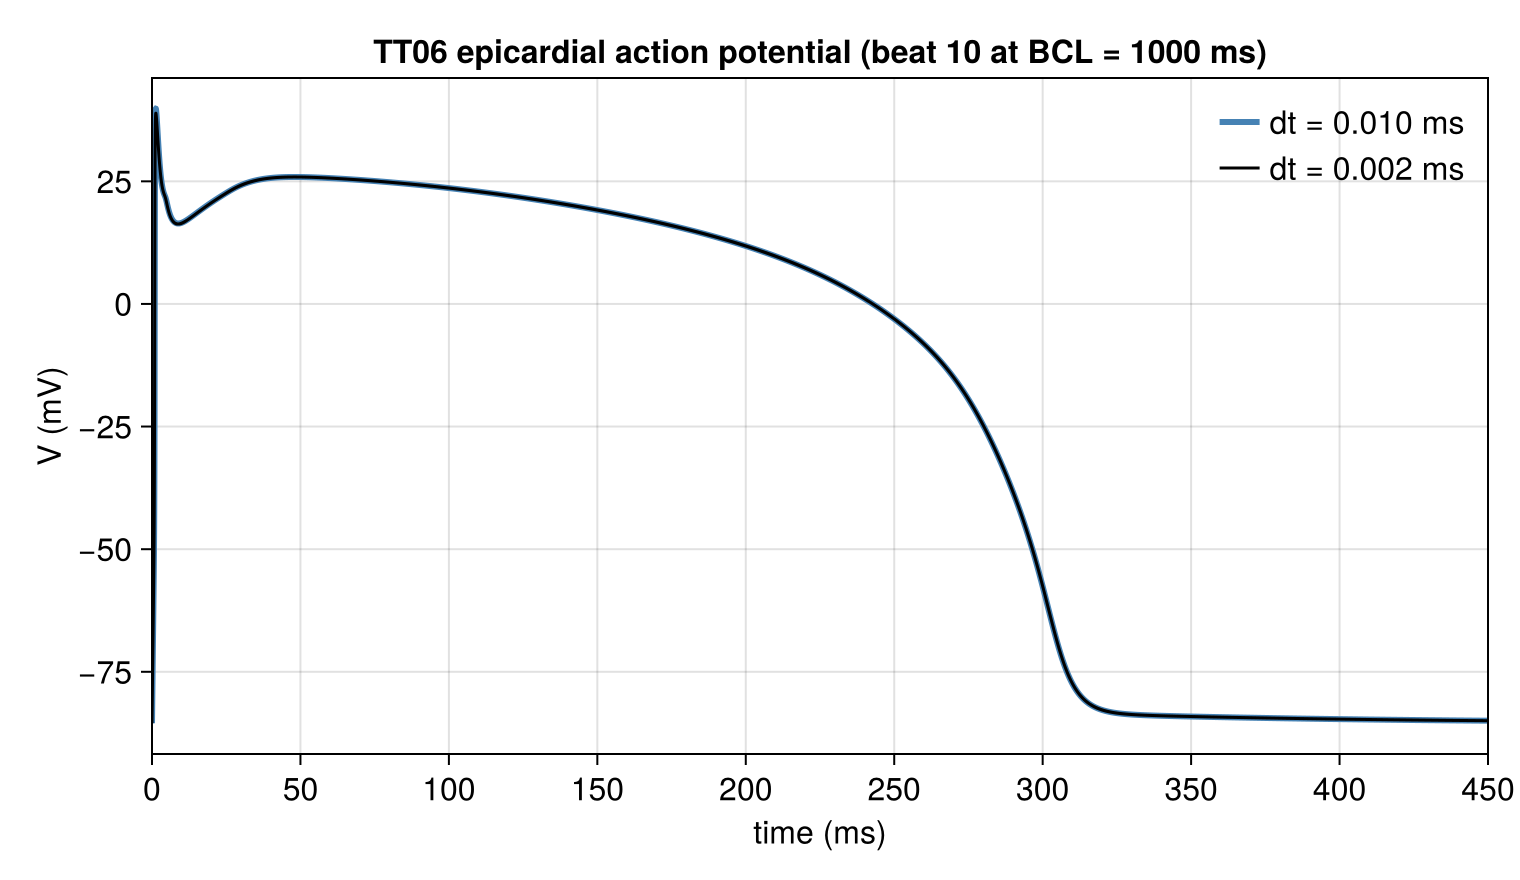

The script that saved this image:
# ten Tusscher & Panfilov (2006) epicardial human ventricular cell model.
# "Alternans and spiral breakup in a human ventricular tissue model",
# Am J Physiol Heart Circ Physiol 291:H1088-H1100.
#
# The ionic model for the Niederer 2011 benchmark (see niederer_benchmark.jl).
# Nothing here touches MatrixFreeOperators — it is a pointwise ODE kernel, and the
# package deliberately owns no cell models.
#
# The 18 gating and concentration states live in one `SVector` so a cell's whole
# state is a single stack-allocated value: the reaction step is then a pure
# function with no heap traffic, and the tissue solver carries the states through
# `regrid!` as one field instead of eighteen.
#
# Run standalone to verify the port against single-cell targets:
#   julia --project=examples examples/ten_tusscher_2006.jl

using Pkg; Pkg.activate(@__DIR__)
using CairoMakie, Printf, StaticArrays

module TenTusscher2006

using StaticArrays

export NSTATES, initial_voltage, initial_state, rhs, step_cell

#--------------------------------------------------------------------------------# State layout

"""
Number of gating and concentration states per cell. Transmembrane potential `V` is
*not* one of them — the tissue solver keeps it in its own field because that is the
one state the diffusion operator acts on.

Order: `Xr1 Xr2 Xs m h j d f f2 fCass s r Ca_i Ca_SR Ca_ss R′ Na_i K_i`.
"""
const NSTATES = 18

const IXR1, IXR2, IXS, IM, IH, IJ, ID, IF, IF2, IFCASS = 1, 2, 3, 4, 5, 6, 7, 8, 9, 10
const IS, IR, ICAI, ICASR, ICASS, IRPRIME, INAI, IKI = 11, 12, 13, 14, 15, 16, 17, 18

#--------------------------------------------------------------------------------# Parameters

# Physical constants
const R_GAS = 8314.472        # mJ/(mol·K)
const TEMP = 310.0            # K
const FARADAY = 96485.3415    # C/mol
const RTOF = R_GAS * TEMP / FARADAY
const FORT = 1.0 / RTOF

# Cell geometry
const CM_CELL = 0.185         # µF/cm² — appears only in the concentration conversions
const V_C = 16404.0           # µm³
const V_SR = 1094.0           # µm³
const V_SS = 54.68            # µm³

# External concentrations (mM)
const K_O = 5.4
const NA_O = 140.0
const CA_O = 2.0

# Maximum conductances — epicardial variant (G_to and G_Ks are what make it epicardial)
const G_NA = 14.838
const G_BNA = 0.00029
const G_CAL = 3.98e-5
const G_BCA = 0.000592
const G_TO = 0.294
const G_KS = 0.392
const G_KR = 0.153
const G_K1 = 5.405
const G_PCA = 0.1238
const G_PK = 0.0146
const P_KNA = 0.03

# Pump and exchanger
const P_NAK = 2.724
const K_MK = 1.0
const K_MNA = 40.0
const K_NACA = 1000.0
const K_SAT = 0.1
const ALPHA_NACA = 2.5
const GAMMA_NACA = 0.35
const KM_CA = 1.38
const KM_NAI = 87.5
const K_PCA = 0.0005

# Calcium dynamics
const K1_PRIME = 0.15
const K2_PRIME = 0.045
const K3 = 0.06
const K4 = 0.005
const EC = 1.5
const MAX_SR = 2.5
const MIN_SR = 1.0
const V_REL = 0.102
const V_XFER = 0.0038
const K_UP = 0.00025
const V_LEAK = 0.00036
const VMAX_UP = 0.006375

# Buffering
const BUF_C = 0.2
const K_BUF_C = 0.001
const BUF_SR = 10.0
const K_BUF_SR = 0.3
const BUF_SS = 0.4
const K_BUF_SS = 0.00025

#--------------------------------------------------------------------------------# Initial conditions

"Resting transmembrane potential (mV), Niederer 2011 Table 2."
initial_voltage() = -85.23

"""
    initial_state() -> SVector{18,Float64}

Resting gating and concentration states, Niederer 2011 Table 2.
"""
function initial_state()
    return SVector{NSTATES,Float64}(
        0.00621,    # Xr1
        0.4712,     # Xr2
        0.0095,     # Xs
        0.00172,    # m
        0.7444,     # h
        0.7045,     # j
        3.373e-5,   # d
        0.7888,     # f
        0.9755,     # f2
        0.9953,     # fCass
        0.999998,   # s
        2.42e-8,    # r
        0.000126,   # Ca_i  (mM)
        3.64,       # Ca_SR (mM)
        0.00036,    # Ca_ss (mM)
        0.9073,     # R′
        8.604,      # Na_i  (mM)
        136.89,     # K_i   (mM)
    )
end

#--------------------------------------------------------------------------------# Reaction kernel

"""
    rhs(V, s::SVector{18}, stim) -> (dV, ds)

Time derivatives of the transmembrane potential and the 18 cell states. `stim` is
the stimulus contribution to `dV/dt` in mV/ms (zero outside the stimulated region
or window) — currents are in pA/pF ≡ mV/ms, so `dV/dt = -I_ion + stim` with no
capacitance division. `CM_CELL` enters only where currents drive concentrations.

Gates are clamped to `[0,1]` and concentrations to `≥ 1e-10` on read. This is not
defensive tidying: forward Euler on the fast gates undershoots by O(1e-10) per
step and the downstream `log` then throws, and under AMR a cell created by
refinement can inherit a marginally out-of-range gate from the one-sided
`(5/4, -1/4)` prolongation weights at a parent-block edge.
"""
@inline function rhs(V, s::SVector{NSTATES}, stim)
    Xr1 = clamp(s[IXR1], 0.0, 1.0)
    Xr2 = clamp(s[IXR2], 0.0, 1.0)
    Xs = clamp(s[IXS], 0.0, 1.0)
    m = clamp(s[IM], 0.0, 1.0)
    h = clamp(s[IH], 0.0, 1.0)
    j = clamp(s[IJ], 0.0, 1.0)
    d = clamp(s[ID], 0.0, 1.0)
    f = clamp(s[IF], 0.0, 1.0)
    f2 = clamp(s[IF2], 0.0, 1.0)
    fCass = clamp(s[IFCASS], 0.0, 1.0)
    sg = clamp(s[IS], 0.0, 1.0)
    r = clamp(s[IR], 0.0, 1.0)
    Ca_i = max(s[ICAI], 1.0e-10)
    Ca_SR = max(s[ICASR], 1.0e-10)
    Ca_ss = max(s[ICASS], 1.0e-10)
    Rp = clamp(s[IRPRIME], 0.0, 1.0)
    Na_i = max(s[INAI], 1.0e-10)
    K_i = max(s[IKI], 1.0e-10)

    # Reversal potentials
    E_Na = RTOF * log(NA_O / Na_i)
    E_K = RTOF * log(K_O / K_i)
    E_Ks = RTOF * log((K_O + P_KNA * NA_O) / (K_i + P_KNA * Na_i))
    E_Ca = 0.5 * RTOF * log(CA_O / Ca_i)

    # Fast and background sodium
    I_Na = G_NA * m^3 * h * j * (V - E_Na)
    I_bNa = G_BNA * (V - E_Na)

    # L-type calcium, Goldman-Hodgkin-Katz. The driving term is singular at
    # V = 15 mV; take the L'Hôpital limit Veff/(exp(2·Veff·FORT) - 1) → 1/(2·FORT).
    Veff = V - 15.0
    I_CaL = if abs(Veff) < 1.0e-6
        G_CAL * d * f * f2 * fCass * 2.0 * FARADAY *
        (0.25 * Ca_ss * exp(2.0 * Veff * FORT) - CA_O)
    else
        e2v = exp(2.0 * Veff * FORT)
        G_CAL * d * f * f2 * fCass * 4.0 * Veff * FARADAY^2 / (R_GAS * TEMP) *
        (0.25 * Ca_ss * e2v - CA_O) / (e2v - 1.0)
    end

    I_bCa = G_BCA * (V - E_Ca)
    I_to = G_TO * r * sg * (V - E_K)
    I_Ks = G_KS * Xs^2 * (V - E_Ks)
    I_Kr = G_KR * sqrt(K_O / 5.4) * Xr1 * Xr2 * (V - E_K)

    # Inward rectifier
    a_K1 = 0.1 / (1.0 + exp(0.06 * (V - E_K - 200.0)))
    b_K1 = (3.0 * exp(0.0002 * (V - E_K + 100.0)) + exp(0.1 * (V - E_K - 10.0))) /
           (1.0 + exp(-0.5 * (V - E_K)))
    I_K1 = G_K1 * (a_K1 / (a_K1 + b_K1)) * (V - E_K)

    # Sodium-potassium pump
    Vfrt = V * FORT
    I_NaK = P_NAK * K_O / (K_O + K_MK) * Na_i / (Na_i + K_MNA) /
            (1.0 + 0.1245 * exp(-0.1 * Vfrt) + 0.0353 * exp(-Vfrt))

    # Sodium-calcium exchanger
    eg = exp(GAMMA_NACA * Vfrt)
    egm1 = exp((GAMMA_NACA - 1.0) * Vfrt)
    I_NaCa = K_NACA * (eg * Na_i^3 * CA_O - egm1 * NA_O^3 * Ca_i * ALPHA_NACA) /
             ((KM_NAI^3 + NA_O^3) * (KM_CA + CA_O) * (1.0 + K_SAT * egm1))

    I_pCa = G_PCA * Ca_i / (K_PCA + Ca_i)
    I_pK = G_PK * (V - E_K) / (1.0 + exp((25.0 - V) / 5.98))

    I_ion = I_Na + I_bNa + I_CaL + I_bCa + I_to + I_Ks + I_Kr + I_K1 +
            I_NaK + I_NaCa + I_pCa + I_pK

    # Gating kinetics, all in dx/dt = (x_inf - x)/tau_x form
    xr1_inf = 1.0 / (1.0 + exp((-26.0 - V) / 7.0))
    tau_xr1 = (450.0 / (1.0 + exp((-45.0 - V) / 10.0))) *
              (6.0 / (1.0 + exp((V + 30.0) / 11.5)))
    dXr1 = (xr1_inf - Xr1) / tau_xr1

    xr2_inf = 1.0 / (1.0 + exp((V + 88.0) / 24.0))
    tau_xr2 = (3.0 / (1.0 + exp((-60.0 - V) / 20.0))) *
              (1.12 / (1.0 + exp((V - 60.0) / 20.0)))
    dXr2 = (xr2_inf - Xr2) / tau_xr2

    xs_inf = 1.0 / (1.0 + exp((-5.0 - V) / 14.0))
    tau_xs = (1400.0 / sqrt(1.0 + exp((5.0 - V) / 6.0))) *
             (1.0 / (1.0 + exp((V - 35.0) / 15.0))) + 80.0
    dXs = (xs_inf - Xs) / tau_xs

    m_inf = (1.0 / (1.0 + exp((-56.86 - V) / 9.03)))^2
    tau_m = (1.0 / (1.0 + exp((-60.0 - V) / 5.0))) *
            (0.1 / (1.0 + exp((V + 35.0) / 5.0)) + 0.1 / (1.0 + exp((V - 50.0) / 200.0)))
    dm = (m_inf - m) / tau_m

    h_inf = (1.0 / (1.0 + exp((V + 71.55) / 7.43)))^2
    a_h, b_h = if V >= -40.0
        (0.0, 0.77 / (0.13 * (1.0 + exp(-(V + 10.66) / 11.1))))
    else
        (0.057 * exp(-(V + 80.0) / 6.8), 2.7 * exp(0.079 * V) + 3.1e5 * exp(0.3485 * V))
    end
    dh = (h_inf - h) * (a_h + b_h)

    a_j, b_j = if V >= -40.0
        (0.0, 0.6 * exp(0.057 * V) / (1.0 + exp(-0.1 * (V + 32.0))))
    else
        ((-2.5428e4 * exp(0.2444 * V) - 6.948e-6 * exp(-0.04391 * V)) *
         (V + 37.78) / (1.0 + exp(0.311 * (V + 79.23))),
         0.02424 * exp(-0.01052 * V) / (1.0 + exp(-0.1378 * (V + 40.14))))
    end
    dj = (h_inf - j) * (a_j + b_j)      # j_inf == h_inf

    d_inf = 1.0 / (1.0 + exp((-8.0 - V) / 7.5))
    tau_d = (1.4 / (1.0 + exp((-35.0 - V) / 13.0)) + 0.25) *
            (1.4 / (1.0 + exp((V + 5.0) / 5.0))) + 1.0 / (1.0 + exp((50.0 - V) / 20.0))
    dd = (d_inf - d) / tau_d

    f_inf = 1.0 / (1.0 + exp((V + 20.0) / 7.0))
    tau_f = 1102.5 * exp(-(V + 27.0)^2 / 225.0) + 200.0 / (1.0 + exp((13.0 - V) / 10.0)) +
            180.0 / (1.0 + exp((V + 30.0) / 10.0)) + 20.0
    df = (f_inf - f) / tau_f

    f2_inf = 0.67 / (1.0 + exp((V + 35.0) / 7.0)) + 0.33
    tau_f2 = 562.0 * exp(-(V + 27.0)^2 / 240.0) + 31.0 / (1.0 + exp((25.0 - V) / 10.0)) +
             80.0 / (1.0 + exp((V + 30.0) / 10.0))
    df2 = (f2_inf - f2) / tau_f2

    ca_ratio = (Ca_ss / 0.05)^2
    fCass_inf = 0.6 / (1.0 + ca_ratio) + 0.4
    tau_fCass = 80.0 / (1.0 + ca_ratio) + 2.0
    dfCass = (fCass_inf - fCass) / tau_fCass

    s_inf = 1.0 / (1.0 + exp((V + 20.0) / 5.0))                    # epicardial
    tau_s = 85.0 * exp(-(V + 45.0)^2 / 320.0) + 5.0 / (1.0 + exp((V - 20.0) / 5.0)) + 3.0
    ds = (s_inf - sg) / tau_s

    r_inf = 1.0 / (1.0 + exp((20.0 - V) / 6.0))
    tau_r = 9.5 * exp(-(V + 40.0)^2 / 1800.0) + 0.8
    dr = (r_inf - r) / tau_r

    # Ryanodine receptor and SR fluxes
    kcasr = MAX_SR - (MAX_SR - MIN_SR) / (1.0 + (EC / Ca_SR)^2)
    k1 = K1_PRIME / kcasr
    k2 = K2_PRIME * kcasr
    k1cass2 = k1 * Ca_ss^2
    O = k1cass2 * Rp / (K3 + k1cass2)
    dRp = -k2 * Ca_ss * Rp + K4 * (1.0 - Rp)

    I_rel = V_REL * O * (Ca_SR - Ca_ss)
    I_up = VMAX_UP / (1.0 + K_UP^2 / Ca_i^2)
    I_leak = V_LEAK * (Ca_SR - Ca_i)
    I_xfer = V_XFER * (Ca_ss - Ca_i)

    # Buffering
    bufc = 1.0 / (1.0 + BUF_C * K_BUF_C / (Ca_i + K_BUF_C)^2)
    bufsr = 1.0 / (1.0 + BUF_SR * K_BUF_SR / (Ca_SR + K_BUF_SR)^2)
    bufss = 1.0 / (1.0 + BUF_SS * K_BUF_SS / (Ca_ss + K_BUF_SS)^2)

    # I_up, I_leak and I_rel are referenced to the SR volume; I_xfer to the cytosol.
    # Hence the V_SR/V_C on the SR fluxes entering the cytosol, none on dCa_SR, and
    # the matching V_SR/V_SS and V_C/V_SS below. Getting these ratios wrong still
    # conserves total calcium, so it shows up only as a crushed Ca transient.
    dCa_i = bufc * ((I_leak - I_up) * V_SR / V_C + I_xfer -
                    (I_bCa + I_pCa - 2.0 * I_NaCa) * CM_CELL / (2.0 * V_C * FARADAY) * 1.0e6)
    dCa_SR = bufsr * (I_up - I_rel - I_leak)
    dCa_ss = bufss * (-I_CaL * CM_CELL / (2.0 * V_SS * FARADAY) * 1.0e6 +
                      I_rel * V_SR / V_SS - I_xfer * V_C / V_SS)

    dNa_i = -(I_Na + I_bNa + 3.0 * I_NaK + 3.0 * I_NaCa) * CM_CELL / (V_C * FARADAY) * 1.0e6
    dK_i = -(I_K1 + I_to + I_Kr + I_Ks + I_pK - 2.0 * I_NaK) *
           CM_CELL / (V_C * FARADAY) * 1.0e6

    ds_all = SVector(
        dXr1, dXr2, dXs, dm, dh, dj, dd, df, df2, dfCass,
        ds, dr, dCa_i, dCa_SR, dCa_ss, dRp, dNa_i, dK_i,
    )
    return (-I_ion + stim, ds_all)
end

"""
    step_cell(V, s, dt, stim) -> (V′, s′)

One forward-Euler reaction step. This is the reaction half of the Godunov split;
the diffusion half has already updated `V` when this is called.
"""
@inline function step_cell(V, s::SVector{NSTATES}, dt, stim)
    dV, ds = rhs(V, s, stim)
    return (V + dt * dV, s + dt * ds)
end

end # module

using .TenTusscher2006

#--------------------------------------------------------------------------------# Single-cell verification

# Only when run as a script — the tissue solver includes this file for the kernel.
if abspath(PROGRAM_FILE) == @__FILE__
    const BCL = 1000.0        # pacing cycle length (ms)
    const NBEATS = 10
    const STIM_AMP = 52.0     # mV/ms
    const STIM_DUR = 1.0      # ms

    """
    Pace a single cell for `NBEATS` beats at `BCL`; return the last beat's `(t, V)`
    trace plus the calcium diagnostics. Ten beats is enough for the concentrations
    to settle onto their limit cycle from the Table 2 initial conditions.
    """
    function pace(dt)
        V, s = initial_voltage(), initial_state()
        nsub = round(Int, BCL / dt)
        ts, Vs = Float64[], Float64[]
        cai_peak = 0.0
        for beat in 1:NBEATS, k in 0:(nsub - 1)
            tb = k * dt                                # time within this beat
            stim = tb < STIM_DUR ? STIM_AMP : 0.0
            if beat == NBEATS
                push!(ts, tb)
                push!(Vs, V)
                cai_peak = max(cai_peak, s[13])        # Ca_i
            end
            V, s = step_cell(V, s, dt, stim)
        end
        return (; ts, Vs, cai_peak, ca_sr = s[14])
    end

    "Resting/peak potential, maximum upstroke velocity, and APD90 of one beat."
    function ap_metrics(ts, Vs, dt)
        V_rest = Vs[1]
        V_peak, ipeak = findmax(Vs)
        dVdt_max = maximum(diff(Vs)) / dt
        # APD90: activation (first upward crossing of 0 mV) to 90% repolarization.
        iact = findfirst(>(0.0), Vs)
        V90 = V_rest + 0.1 * (V_peak - V_rest)
        irep = findfirst(i -> Vs[i] < V90, ipeak:length(Vs))
        apd90 = (iact === nothing || irep === nothing) ? NaN :
                ts[ipeak + irep - 1] - ts[iact]
        return (; V_rest, V_peak, dVdt_max, apd90)
    end

    println("ten Tusscher-Panfilov 2006 epicardial — single-cell verification")
    @printf "  %d beats at BCL = %.0f ms, stimulus %.0f mV/ms for %.0f ms, analysing the last\n\n" NBEATS BCL STIM_AMP STIM_DUR

    results = Dict{Float64,Any}()
    for dt in (0.01, 0.002)
        r = pace(dt)
        m = ap_metrics(r.ts, r.Vs, dt)
        results[dt] = (r, m)
        @printf "  dt = %.3f ms:  V_rest %7.2f   V_peak %6.2f   dV/dt_max %6.1f   APD90 %6.1f   Ca_i peak %.3f µM   Ca_SR %5.2f mM\n" dt m.V_rest m.V_peak m.dVdt_max m.apd90 (1e3 * r.cai_peak) r.ca_sr
    end

    fine, apm = results[0.002]
    # Acceptance bands. The three calcium quantities are not decoration: the
    # compartment-volume ratios in dCa_i/dCa_SR and the k3 denominator in the RyR
    # open probability all conserve total calcium when written wrongly, so they are
    # invisible in the voltage trace and show up only as a crushed Ca_i transient
    # or a drifting SR load.
    #
    # dV/dt_max is the isolated-cell value under a -52 pA/pF, 1 ms stimulus, and it
    # converges to ~387 mV/ms as dt -> 0 (checked at dt = 5e-4). The ~288 mV/ms
    # often quoted for TT06 is the *propagating* upstroke, which is slower because
    # the wavefront must charge the resting tissue ahead of it — expect the tissue
    # run to sit well below this band, not inside it.
    checks = [
        ("V_rest ∈ [-87, -85] mV", -87.0 <= apm.V_rest <= -85.0),
        ("V_peak ∈ [35, 50] mV", 35.0 <= apm.V_peak <= 50.0),
        ("dV/dt_max ∈ [340, 430] mV/ms (isolated cell)", 340.0 <= apm.dVdt_max <= 430.0),
        ("APD90 ∈ [270, 310] ms", 270.0 <= apm.apd90 <= 310.0),
        ("Ca_i transient peak ∈ [0.6, 1.4] µM", 6e-4 <= fine.cai_peak <= 1.4e-3),
        ("Ca_SR load ∈ [3.0, 4.0] mM (no drift)", 3.0 <= fine.ca_sr <= 4.0),
    ]
    println()
    for (label, ok) in checks
        @printf "  [%s] %s\n" (ok ? "pass" : "FAIL") label
    end
    allok = all(last, checks)

    fig = Figure(size=(760, 440), fontsize=16)
    ax = Axis(fig[1, 1]; xlabel="time (ms)", ylabel="V (mV)",
              title="TT06 epicardial action potential (beat $NBEATS at BCL = $(Int(BCL)) ms)")
    for (dt, color) in ((0.01, :steelblue), (0.002, :black))
        r, _ = results[dt]
        lines!(ax, r.ts, r.Vs; color=color, linewidth=dt == 0.01 ? 3 : 1.5,
               label=@sprintf("dt = %.3f ms", dt))
    end
    xlims!(ax, 0, 450)
    axislegend(ax; position=:rt, framevisible=false)
    figpath = joinpath(@__DIR__, "ten_tusscher_2006.png")
    save(figpath, fig)
    @printf "\nfigure: %s\n" figpath

    allok || error("single-cell verification failed — do not trust the tissue results")
end
